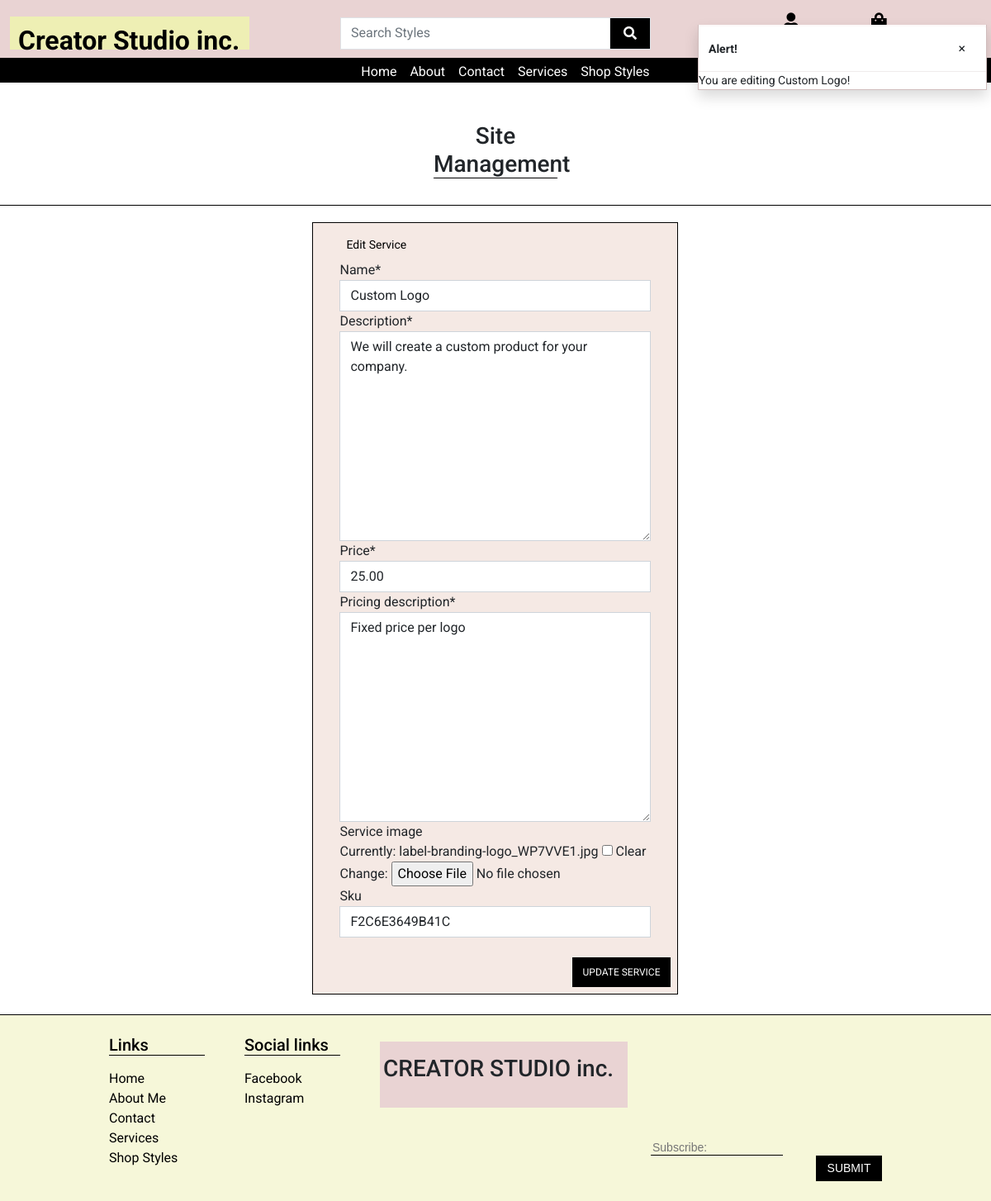
The app's page /services/edit/1/ (signed in) with its own data.
### services/models.py (models this page shows, shortened)
class Services(models.Model):
    class Meta:
        verbose_name_plural = 'Services'
    name = models.CharField(max_length=254)
    description = models.TextField(max_length=254)
    price = models.DecimalField(max_digits=6, decimal_places=2)
    pricing_description = models.TextField(max_length=254)
    service_image = models.ImageField(null=True, blank=True)
    sku = models.CharField(max_length=254, null=True, blank=True)

### services/views.py (the view)
# urls.py: path('edit/<int:service_id>/', views.edit_service, name='edit_service'),
@login_required
def edit_service(request, service_id):
    if not request.user.is_superuser:
        messages.error(request, 'Sorry, only storeowners can do that!')
        return redirect(reverse('home'))
    service = get_object_or_404(Services, id=service_id)
    if request.method == 'POST':
        form = ServiceForm(request.POST, request.FILES, instance=service)
        if form.is_valid():
            form.save()
            messages.success(request, 'Successfully updated service!')
            return redirect('services')
        else:
            messages.error(request, 'Failed to update product. Please ensure the form is valid.')
    else:
        form = ServiceForm(instance=service)
        messages.info(request, f'You are editing {service.name}!')
    template = 'services/edit_service.html'
    context = {
        'form': form,
        'service': service,
    }
    return render(request, template, context)

### services/forms.py
class ServiceForm(forms.ModelForm):
    class Meta:
        model = Services
        fields = '__all__'
    def __init__(self, *args, **kwargs):
        super().__init__(*args, **kwargs)
        Services.objects.all()
        for field_name, field in self.fields.items():
            field.widget.attrs['class'] = 'border-black rounded-0'

### bag/contexts.py (called while the page is built, shortened)
def bag_contents(request):
    bag_items = []
    total = 0
    product_count = 0
    bag = request.session.get('bag', {})
    grand_total = total
    context = {
        'bag_items': bag_items,
        'total': total,
        'product_count': product_count,
        'grand_total': grand_total,
    }
    return context

### services/templates/services/edit_service.html (shortened to what this page needs)
{% extends 'base.html' %}
{% load static %}
{% load crispy_forms_tags %}
{% block extra_css %}
<link rel="stylesheet" href="{% static 'services/css/services.css' %}">
{% endblock %}
{% block content %}
{% block page_header %}
<div class="container header-container">
</div>
{% endblock %}
<div class="page-header d-flex justify-content-md-center mt-5">
    <h3 class="text-center mt-3 underline">Site Management</h3>
</div>
<br>
<div class="line-break"></div>
<div class="container">
    <div class="contact-form row d-flex justify-content-md-center mb-3">
        <div class="col-12 col-md-8 d-flex justify-content-md-center">
            <form action="{% url 'edit_service' service.id %}" method="POST" class="form mb-2 col-pink" enctype="multipart/form-data">
                <fieldset class="rounded px-3 mb-2 me-3 ms-3 py-3">
                    <legend class="fieldset-label small text-black px-2 w-auto">Edit Service</legend>
                        {{ form | crispy }}
                </fieldset>
                <div class="mb-2 me-2 d-flex justify-content-end">
                    <button type="submit" class=" submit btn btn-md rounded-0 text-uppercase py-2">Update Service</button>
                </div>
            </form>
        </div>
    </div>
</div>
{% endblock %}

### static/css/base.css (style rules this page uses)
html { height: 100%; }
body { font-family: Roboto, sans-serif; height: 100%; }
.page-header { justify-content: center; margin-top: 150px; }
.submit { background-color: #000; color: #fff; font-size: .75rem; }
a { color: inherit; text-decoration: none; transition: all 0.3s; }
@media (min-width: 1200px) { .container { max-width: 80%; } }
@media (min-width: 992px) { .header-container { padding-top: 30px; } }

### services/static/services/css/services.css (style rules this page uses)
.page-header { justify-content: center; }
.underline { width: 150px; border-bottom: 1px solid black; }
.line-break { border-bottom: 1px solid black; margin-bottom: 20px; }
.col-pink { border: 1px solid black; background-color: #F5E9E4 !important; }
.submit { background-color: #000; color: #fff; font-size: .75rem; }

### records on screen
Services: name "Custom Logo", description "We will create a custom product for your company.", price "25.00", pricing_description "Fixed price per logo", sku "F2C6E3649B41C"

### other values on screen
{{ message }} "You are editing Custom Logo!"
